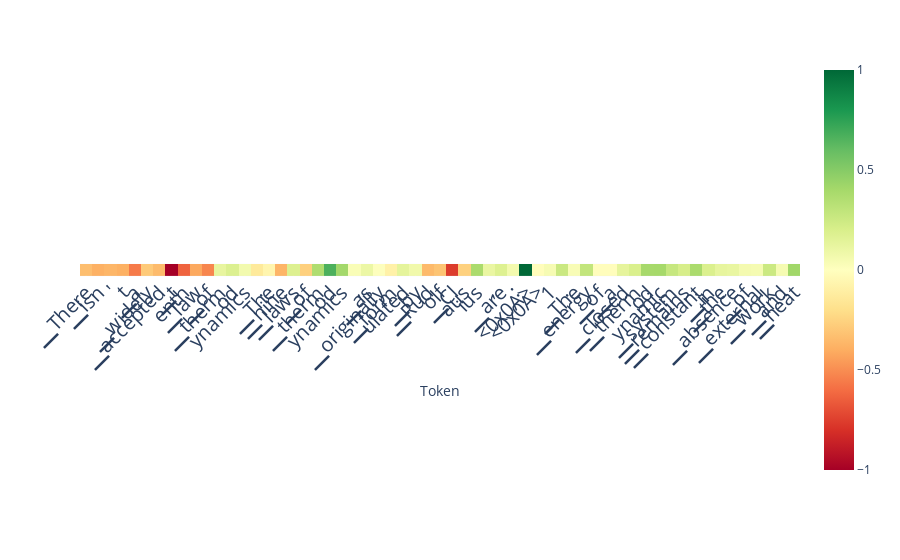

Write notebook code for a chart like this one.
### Code cell
scores_per_token = doc.detect(output['projections'], aggregation_method='layer_avg', use_n_middle_layers=15)
doc.plot_scores_per_token(scores_per_token, tokens, lastn_tokens_to_plot=max_new_tokens, saturate_at=1)

### Figure 1 — Plotly figure (JSON) as saved in the notebook; plotly's stock layout.template omitted (floating-point values rounded to 4 significant figures)
{"data": [{"coloraxis": "coloraxis", "hovertemplate": "Token: %{x}<br>y: %{y}<br>color: %{z}<extra></extra>", "name": "0", "type": "heatmap", "xaxis": "x", "yaxis": "y", "z": [[-0.3354, -0.3867, -0.3677, -0.3887, -0.561, -0.2881, -0.3499, -1.099, -0.6328, -0.4153, -0.5234, 0.1218, 0.1818, 0.06592, -0.1382, -0.06708, -0.3708, 0.1813, -0.2639, 0.3652, 0.6694, 0.4097, 0.0309, 0.09833, 0.009438, -0.09027, 0.1389, 0.07513, -0.3525, -0.3137, -0.7622, -0.2593, 0.3813, 0.1104, 0.1758, 0.06384, 1.431, -0.01469, 0.04492, 0.2595, 0.03577, 0.2913, -0.0115, -0.00975, 0.1331, 0.1931, 0.3958, 0.3997, 0.2739, 0.2069, 0.3801, 0.1879, 0.1252, 0.117, 0.05872, 0.05081, 0.2568, 0.05185, 0.4146]]}], "layout": {"autosize": true, "coloraxis": {"cmax": 1, "cmin": -1, "colorscale": [[0, "rgb(165,0,38)"], [0.1, "rgb(215,48,39)"], [0.2, "rgb(244,109,67)"], [0.3, "rgb(253,174,97)"], [0.4, "rgb(254,224,139)"], [0.5, "rgb(255,255,191)"], [0.6, "rgb(217,239,139)"], [0.7, "rgb(166,217,106)"], [0.8, "rgb(102,189,99)"], [0.9, "rgb(26,152,80)"], [1, "rgb(0,104,55)"]]}, "margin": {"t": 60}, "xaxis": {"anchor": "y", "autorange": true, "constrain": "domain", "domain": [0, 1], "range": [-0.5, 58.5], "scaleanchor": "y", "tickangle": -45, "tickfont": {"size": 20}, "ticktext": ["▁There", "▁isn", "'", "t", "▁a", "▁widely", "▁accepted", "▁t", "enth", "▁law", "▁of", "▁therm", "od", "ynamics", ".", "▁The", "▁nine", "▁laws", "▁of", "▁therm", "od", "ynamics", ",", "▁as", "▁originally", "▁form", "ulated", "▁by", "▁Rud", "olf", "▁Cl", "aus", "ius", ",", "▁are", ":", "<0x0A>", "<0x0A>", "1", ".", "▁The", "▁energy", "▁of", "▁a", "▁closed", "▁therm", "od", "ynamic", "▁system", "▁remains", "▁constant", "▁in", "▁the", "▁absence", "▁of", "▁external", "▁work", "▁and", "▁heat", "."], "tickvals": [0, 1, 2, 3, 4, 5, 6, 7, 8, 9, 10, 11, 12, 13, 14, 15, 16, 17, 18, 19, 20, 21, 22, 23, 24, 25, 26, 27, 28, 29, 30, 31, 32, 33, 34, 35, 36, 37, 38, 39, 40, 41, 42, 43, 44, 45, 46, 47, 48, 49, 50, 51, 52, 53, 54, 55, 56, 57, 58, 59], "title": {"text": "Token"}}, "yaxis": {"anchor": "x", "autorange": true, "constrain": "domain", "domain": [0.4683, 0.5317], "range": [0.5, -0.5], "showticklabels": false}}}
